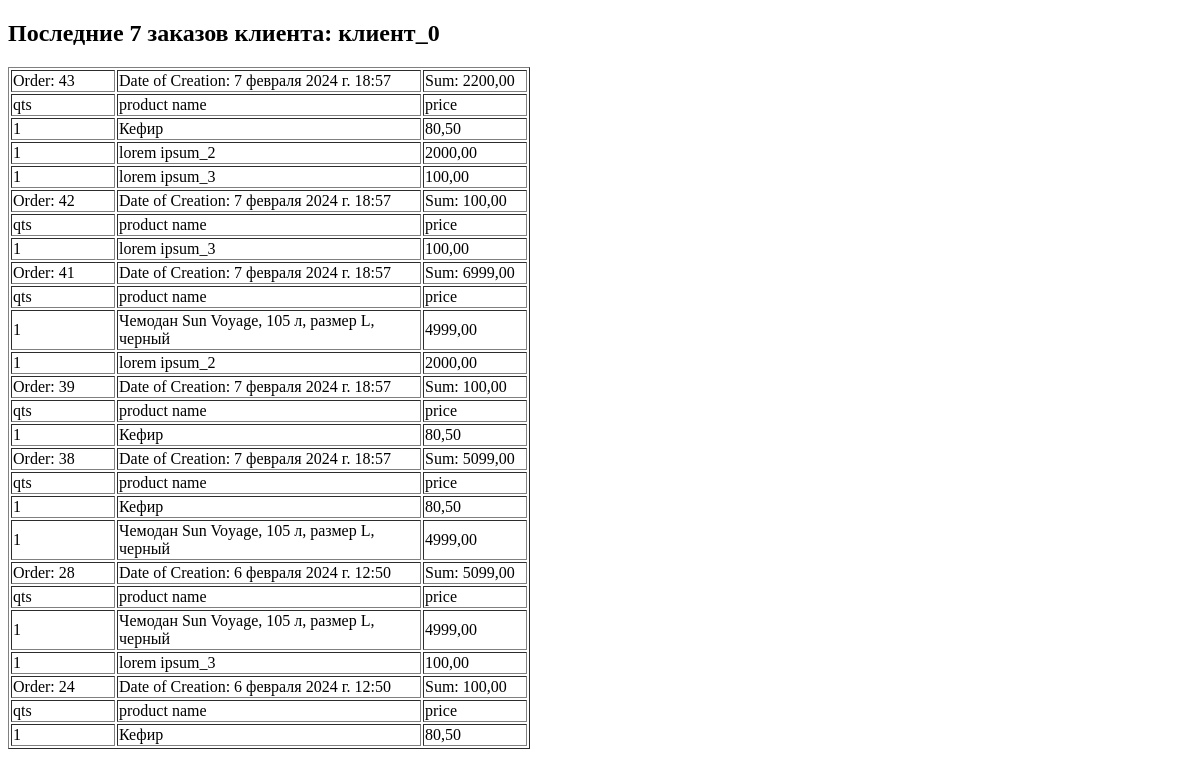
The app's page /shop/order/1/, older data.
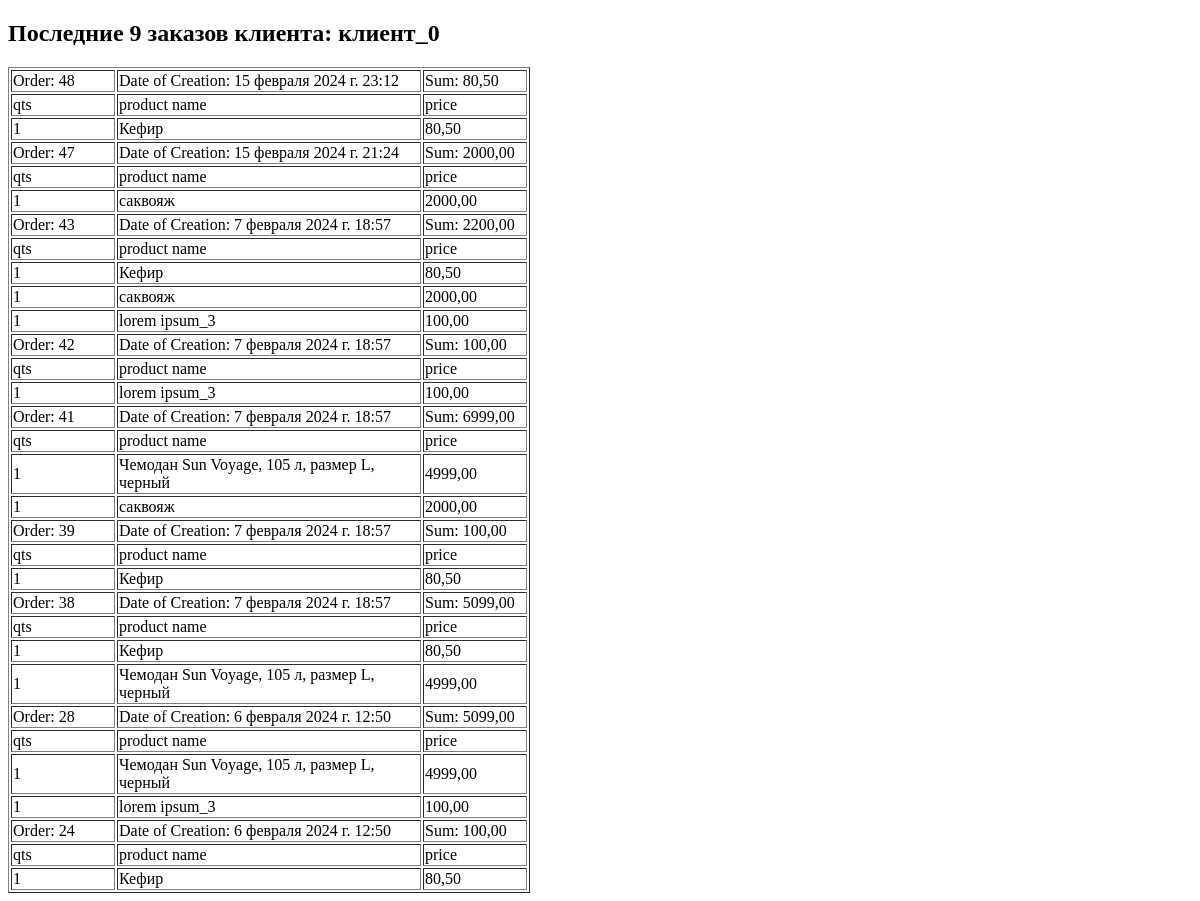
The same page, newer data.
### shop_app/models.py (models this page shows, shortened)
class Client(models.Model):
    name = models.CharField(max_length=60)
    email = models.EmailField()
    phone = models.CharField(max_length=11)
    address = models.CharField(max_length=200)
    reg_date = models.DateTimeField(auto_now_add=True)

class Order(models.Model):
    client = models.ForeignKey(Client, on_delete=models.CASCADE)
    products = models.ManyToManyField(Product)
    sum = models.DecimalField(default=0, decimal_places=2, max_digits=9)
    date_of_creation = models.DateTimeField(auto_now_add=True)

class Product(models.Model):
    title = models.CharField(max_length=200)
    description = models.TextField(default=0)
    price = models.DecimalField(default=0, decimal_places=2, max_digits=6)
    qts = models.IntegerField(default=1)
    picture = models.ImageField(null=True, blank=True, upload_to="product_img/")
    update_date = models.DateTimeField(auto_now=True)

### shop_app/views.py (the view)
# urls.py: path('order/<int:client_id>/', views.show_orders_by_client, name='client_orders'),
def show_orders_by_client(request, client_id):
    client = get_object_or_404(Client, pk=client_id)
    orders = Order.objects.filter(client_id=client_id).order_by('-date_of_creation')
    num = len(orders)
    return render(request, 'shop_app/index.html', {'client': client, 'orders': orders, 'num': num})

### shop_app/templates/shop_app/index.html (shortened to what this page needs)
{% extends 'shop_app/base.html' %}
{% block content %}
<h2>Последние {{ num }} заказов клиента: {{ client.name }}</h2>
<table border="1">
    {% for order in orders %}
    <tr> <td width="100px"> Order: {{ order.id }}</td>
        <td width="300px">Date of Creation: {{ order.date_of_creation }}</td>
        <td width="100px">Sum: {{ order.sum }}</td></tr>
      <tr><td>qts</td><td>product name</td><td>price</td></tr>
        {% for product in order.products.all %}
    <tr>
                <td> {{ product.qts }}</td>
        <td> {{ product.title }}</td>
        <td> {{ product.price }}</td>
    </tr>
        {% endfor %}
{% endfor %}
</table>
{% endblock %}

### shop_app/templates/shop_app/base.html (shortened to what this page needs)
<!DOCTYPE html>
<html lang="ru">
<head>
</head>
<body>
{% block content %}{% endblock %}
</body>
</html>

Row changes from the older to the newer data that the page shows:
added Order: id "48", date_of_creation "15 февраля 2024 г. 23:12", sum "80,50", Product (qts "1", title "Кефир", price "80,50")
added Order: id "47", date_of_creation "15 февраля 2024 г. 21:24", sum "2000,00", Product (qts "1", title "саквояж", price "2000,00")
changed Product: title "lorem ipsum_2" → "саквояж"
Text that changed along with them:
{{ num }}: "7" → "9"
